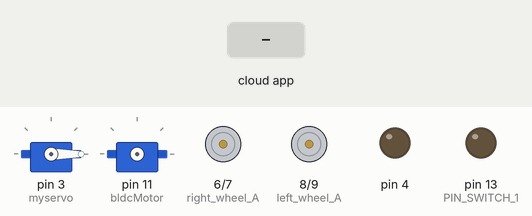
Recording of a sketch running on a simulated Arduino Uno, built with avr-gcc and run on an emulated ATmega328P. Parts: 2 × servo, motor-driver pin pairs drawn as motors (green arrow = first pin HIGH = forward, orange = second pin HIGH = backward, longer = more drive), output pins drawn as LEDs (lit = HIGH). The test bench sets the inputs (shaded band). The RemoteXY app is connected.

Above: at 5.2 s.
5.3 s: the phone or cloud app sets switch_2 to 1
At 6.1 s:
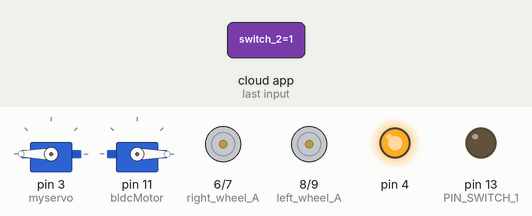
8.3 s: the phone or cloud app sets joystick_1_x to -100
At 8.6 s:
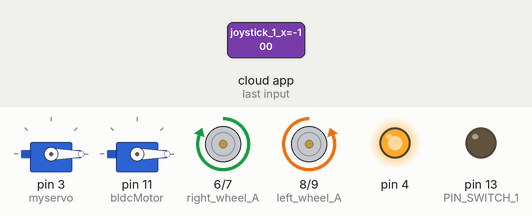
11.3 s: the phone or cloud app sets joystick_1_y to -100
At 12.7 s:
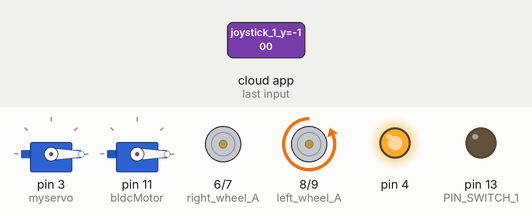
14.3 s: the phone or cloud app sets slider_1 to 25
At 14.7 s:
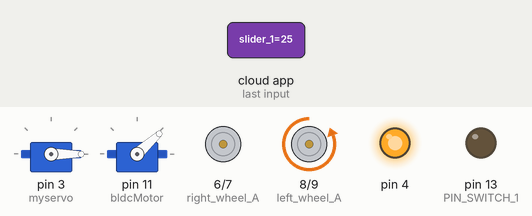
17.3 s: the phone or cloud app sets switch_1 to 1
At 18.4 s:
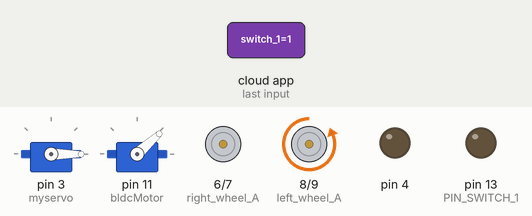
18.8 s: the phone or cloud app sets joystick_1_x to 0
At 19.1 s:
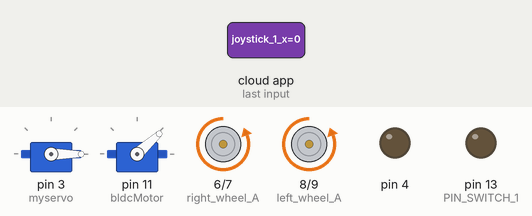
Timing chart, 0 to 21.3 s (numbered marks = the images above; inputs shaded):
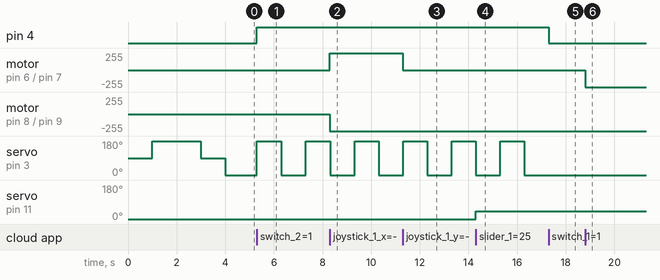

Measured:
- after the input at 5.3 s, pin 4: LOW → HIGH at once; servo on pin 3 (myservo): 0° → 180° at once, → 0° 1.0 s later, → 180° 1.0 s later
- after the input at 8.3 s, motor on pin 6 (right_wheel_A) / pin 7 (right_wheel_B): stopped → forward 255/255 at once; motor on pin 8 (left_wheel_A) / pin 9 (left_wheel_B): stopped → backward 255/255 at once
- after the input at 11.3 s, motor on pin 6 (right_wheel_A) / pin 7 (right_wheel_B): forward 255/255 → stopped at once
- after the input at 14.3 s, servo on pin 11 (bldcMotor): 0° → 42° at once
- after the input at 17.3 s, pin 4: HIGH → LOW at once; servo on pin 3 (myservo): stays 0° (without the input it goes to 180° after 0.01 s)
- after the input at 18.8 s, motor on pin 6 (right_wheel_A) / pin 7 (right_wheel_B): stopped → backward 255/255 at once

The sketch:

sketch_final_wall.ino
```cpp
#define REMOTEXY_MODE__HARDSERIAL
#include <RemoteXY.h>
// RemoteXY connection settings
#define REMOTEXY_SERIAL Serial
#define REMOTEXY_SERIAL_SPEED 9600
// RemoteXY configurate
#pragma pack(push, 1)

uint8_t RemoteXY_CONF[] =   // 104 bytes
  { 255,5,0,0,0,97,0,16,219,0,5,36,66,28,33,33,2,26,31,4,
  128,3,14,52,5,2,26,2,1,64,14,30,7,2,74,31,31,99,108,101,
  97,110,101,114,32,111,102,102,0,99,108,101,97,110,101,114,32,111,110,0,
  2,1,5,43,36,9,2,26,31,31,79,78,0,79,70,70,0,129,0,30,
  4,39,4,31,87,97,108,108,32,67,108,105,109,98,105,110,103,32,82,111,
  98,111,116,0 };

// this structure defines all the variables and events of your control interface
struct {
// input variables
 int8_t joystick_1_x; // =-100..100 x-coordinate joystick position
int8_t joystick_1_y; // =-100..100 y-coordinate joystick position
 int8_t slider_1; // =0..100 slider position
//  cleaning switch
 uint8_t switch_1; // =1 if state is ON, else =0
//  main power switch
 uint8_t switch_2; // =1 if switch ON and =0 if OFF
 // other variable
 uint8_t connect_flag; // =1 if wire connected, else =0
} RemoteXY;
#pragma pack(pop)

#include <RemoteXY.h>
#include <Servo.h>
// bldc motor
Servo bldcMotor;
// servo motor
Servo myservo;


// Motor control pins
#define right_wheel_A 6
#define right_wheel_B 7

#define left_wheel_A 8
#define left_wheel_B 9


#define PIN_SWITCH_1 13  // Define PIN_SWITCH_1 here

uint8_t RightMotor[2] = {right_wheel_A, right_wheel_B};
uint8_t LeftMotor[2] = {left_wheel_A, left_wheel_B};


void setup() {
  RemoteXY_Init();
  pinMode(4, OUTPUT);
  digitalWrite(4, LOW);

  myservo.attach(3);
  myservo.write(90);
  delay(1000);
  myservo.write(180);
  delay(2000);
  myservo.write(90);
  delay(1000);
  myservo.write(0);

  pinMode(PIN_SWITCH_1, OUTPUT);
  pinMode(3, OUTPUT);
  pinMode(11, OUTPUT);

  // Initialize motor control pins
  pinMode(right_wheel_A, OUTPUT);
  pinMode(right_wheel_B, OUTPUT);
  pinMode(left_wheel_A, OUTPUT);
  pinMode(left_wheel_B, OUTPUT);
}

void loop() {
  RemoteXY_Handler();

  if (RemoteXY.switch_2 == 1) {
    // Manage the right and left motors

  controlNavigation (RightMotor, RemoteXY.joystick_1_y - RemoteXY.joystick_1_x);
  controlNavigation (LeftMotor, RemoteXY.joystick_1_y + RemoteXY.joystick_1_x);
    // bldc motor
    bldcMotor.attach(11, 1000, 2000);
    bldcMotor.write(RemoteXY.slider_1 * 1.7);

     if (RemoteXY.switch_1 == 1) {
      myservo.write(0);
      digitalWrite(4, LOW);
    } else {
      moveServo();
      digitalWrite(4, HIGH);
    }
  }


  }


void controlNavigation(uint8_t* motor, int v) {
  if (v > 100) v = 100;
  if (v < -100) v = -100;

  if (v > 0) {
    digitalWrite(motor[0], HIGH);
    digitalWrite(motor[1], LOW);
  } else if (v < 0) {
    digitalWrite(motor[0], LOW);
    digitalWrite(motor[1], HIGH);
  } else {
    digitalWrite(motor[0], LOW);
    digitalWrite(motor[1], LOW);
  }
}


void moveServo() {
  static unsigned long servoLastMoveTime = 0;
  static int servoState = 0;

  unsigned long currentTime = millis();

  if (currentTime - servoLastMoveTime >= 1000) {
    if (servoState == 0) {
      myservo.write(180);
      servoState = 1;
    } else {
      myservo.write(0);
      servoState = 0;
    }
    servoLastMoveTime = currentTime;
  }
}
```
